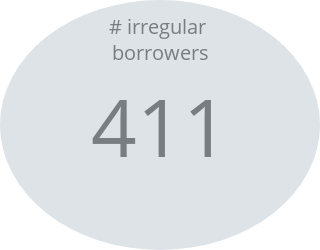

The notebook cell this image was saved under:
### Markdown cell above
### # of irregulat borrowers

### Code cell
fig = go.Figure()

fig.add_trace(go.Indicator(
    mode = "number",
    value = n_irregulars_borrower,
    title = {"text": "# irregular <br>borrowers"}))

fig.update_layout(height=250, width=250,
                  paper_bgcolor='#ffffff',
                  plot_bgcolor='#ffffff',
                  font_color='black',
                  margin=dict(l=0, r=0, t=0, b=0))

fig.update_yaxes(showline=False,showgrid=False,showticklabels=False)
fig.update_xaxes(showline=False,showgrid=False,showticklabels=False)

fig.add_shape(type="circle",
    xref="x", yref="y",
    fillcolor="#c7d0d8",
    x0=0, y0=0, x1=1, y1=1,
    line=dict(color="RoyalBlue",width=0),
    opacity=0.6
)

fig.show()

### Figure 1 — Plotly figure (JSON) as saved in the notebook; plotly's stock layout.template omitted (floating-point values rounded to 4 significant figures)
{"data": [{"mode": "number", "title": {"text": "# irregular <br>borrowers"}, "type": "indicator", "value": 411}], "layout": {"font": {"color": "black"}, "height": 250, "margin": {"b": 0, "l": 0, "r": 0, "t": 0}, "paper_bgcolor": "#ffffff", "plot_bgcolor": "#ffffff", "shapes": [{"fillcolor": "#c7d0d8", "line": {"color": "RoyalBlue", "width": 0}, "opacity": 0.6, "type": "circle", "x0": 0, "x1": 1, "xref": "x", "y0": 0, "y1": 1, "yref": "y"}], "width": 250, "xaxis": {"autorange": true, "range": [0, 1], "showgrid": false, "showline": false, "showticklabels": false}, "yaxis": {"autorange": true, "range": [0, 1], "showgrid": false, "showline": false, "showticklabels": false}}}
